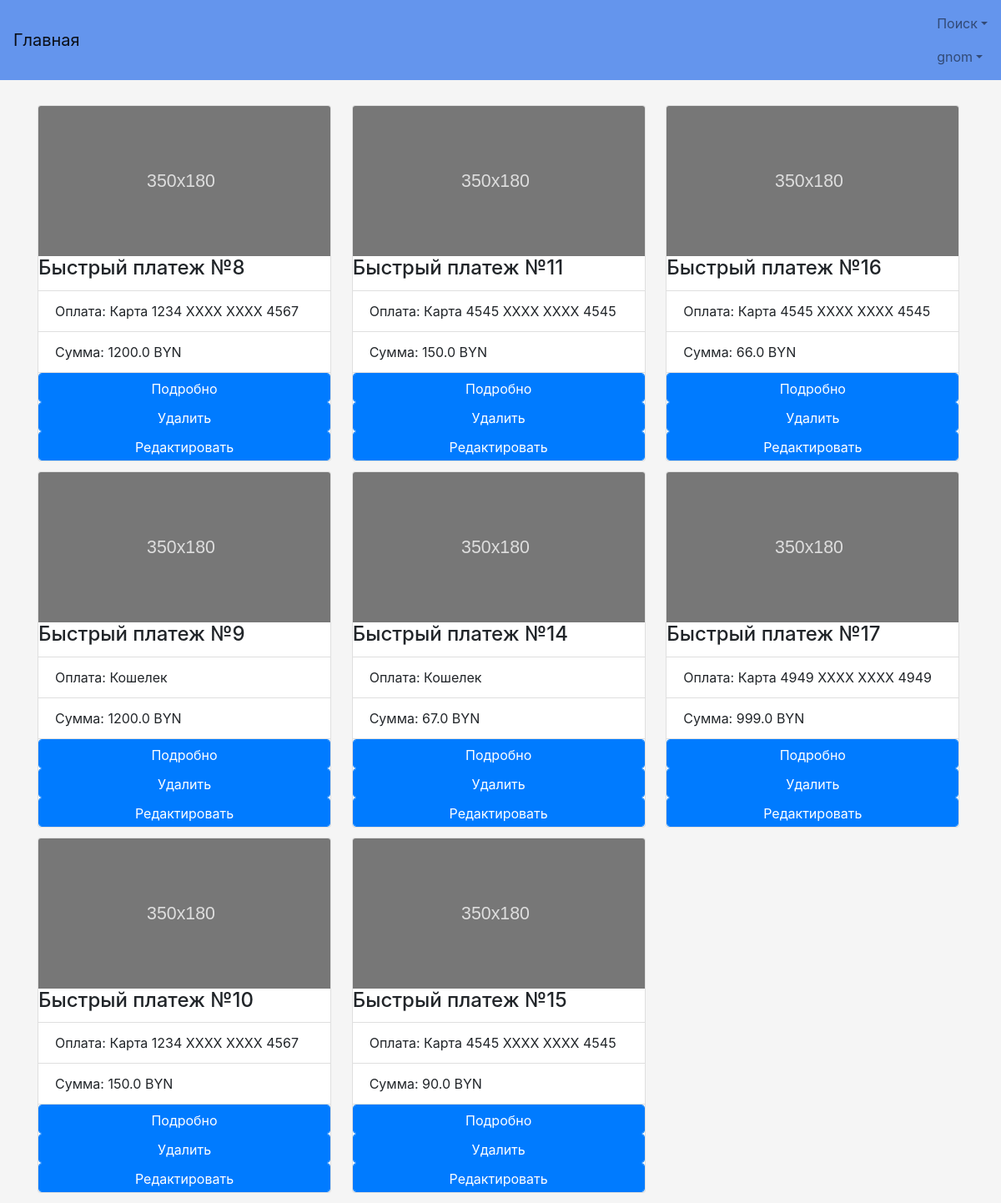
/profile/quickpayment (signed in), run on an earlier commit of the app's database.
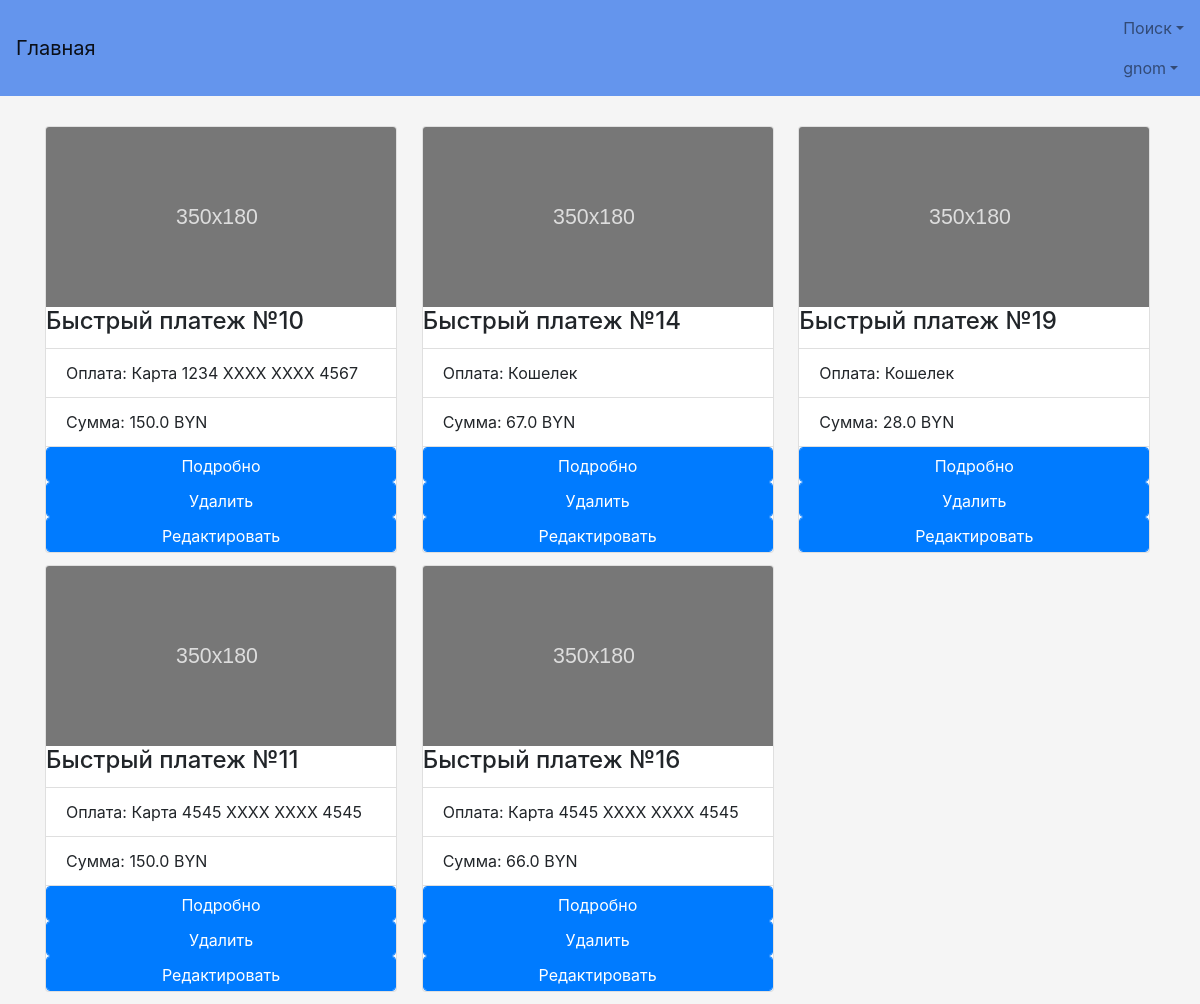
And on a later commit of the database.
### TOFI/models.py (models this page shows, shortened)
class MyUser(AbstractBaseUser):
    username = models.CharField(verbose_name='Логин', max_length=50, unique=True)
    password = models.CharField(verbose_name='Пароль', max_length=50)
    name = models.CharField(verbose_name='Имя', max_length=50)
    surname = models.CharField(verbose_name='Фамилия', max_length=50)
    last_name = models.CharField(verbose_name='Отчество', max_length=50)
    age = models.IntegerField(verbose_name='Возраст')
    passport_id = models.CharField(verbose_name='Номер паспорта', max_length=50)
    phone = models.CharField(verbose_name='Телефон', max_length=50)
    address = models.CharField(verbose_name='Адрес', max_length=50)
    email = models.CharField(verbose_name='Электронная почта', max_length=50, unique=True)
    taxpayer_account_number = models.IntegerField(verbose_name='УНН', null=True)
    license_field = models.CharField(verbose_name='Лицензия', max_length=50, null=True)
    ie = models.BooleanField(verbose_name='ИП', default=False)
    balance = models.FloatField(verbose_name='', default=0)
    user_card_id = models.ManyToManyField(UserCard, default=None)
    objects = MyUserManager()
    USERNAME_FIELD = 'username'
    REQUIRED_FIELDS = ['name', 'surname', 'last_name', 'age', 'passport_id', 'phone', 'address', 'email', 'ie']
    is_active = models.BooleanField(default=True)
    reason_block = models.CharField(max_length=100, null=True)
    is_admin = models.BooleanField(default=False)
    is_moder = models.BooleanField(default=False)
    wrong_password_number = models.IntegerField(default=0)

class QuickPayment(models.Model):
    username = models.ForeignKey(MyUser)
    rent = models.ForeignKey(DoneRent)
    user_payment = models.CharField(max_length=50, default=None)
    amount = models.FloatField(default=None)

### user_profile/views.py (the view)
# urls.py: url(r'quickpayment', views.quick_payment, name='QuickPayment'),
def quick_payment(request):
    if request.user.is_anonymous or not request.user.is_active:
        return HttpResponseRedirect("/login")
    if request.method == 'GET':
        list_payments = list()
        payments = models.QuickPayment.objects.filter(username=request.user)
        for i in payments:
            try:
                list_payments.append(i)
            except:
                continue
        context = {'payments': list_payments}
        try:
            if request.GET['type'] == 'addautopayment':
                context.update({'addautopayment': True})
            else:
                context.update({'addautopayment': False})
        except:
            context.update({'addautopayment': False})
        return render(request, 'Profile/QuickPayment.html', context)

### TOFI/templatetags/filter_extra.py (called while the page is built)
def card_num_beautify(arg):
    if type(arg) == str and not arg == 'Кошелек':
        return 'Карта ' + arg[:4] + ' XXXX XXXX ' + arg[-4:]
    else:
        return arg

### TOFI/templates/Profile/QuickPayment.html (shortened to what this page needs)
{% extends "base.html" %}
{% block content %}
    {% load filter_extra %}
    {% if payments %}
        <div class="card-columns">
            {% for i in payments %}
                <div class="card " style="max-width: 22rem;">
                    <img class="card-img-top" src="/static/img/placeholder.svg" alt="Card image cap">
                    <div class="card-block">
                        <h4 class="card-title">Быстрый платеж №{{ i.id }}</h4>
                    </div>
                    <ul class="list-group list-group-flush">
                        <li class="list-group-item">Оплата: {{ i.user_payment|card_num_beautify }}</li>
                        <li class="list-group-item">Сумма: {{ i.amount }} BYN</li>
                    </ul>
                    <div class="card-block">
                        {% if addautopayment %}
                            <button onclick="func({{ i.id }})" class="btn btn-primary btn-block">Выбрать</button>
                        {% else %}
                            <form action="payment_info/{{ i.id }}">
                                <input type="submit" class="btn btn-primary btn-block" value="Подробно">
                            </form>
                        {% endif %}
                    </div>
                    <div class="card-block">
                        <form action="delete_quick_payment/{{ i.id }}">
                            <input type="submit" class="btn btn-primary btn-block" value="Удалить">
                        </form>
                    </div>
                    <div class="card-block">
                        <form action="edit_quick_payment/{{ i.id }}">
                            <input type="submit" class="btn btn-primary btn-block" value="Редактировать">
                        </form>
                    </div>
                    </div>
                {% endfor %}
        </div>
    {% else %}
        <div class="center">Быстрых платежей нет</div>
    {% endif %}
{% endblock %}

### TOFI/templates/base.html (shortened to what this page needs)
{% load staticfiles %}
<!DOCTYPE html>
<html lang="ru">
  <head>
      <link href="https://cdnjs.cloudflare.com/ajax/libs/twitter-bootstrap/4.0.0-alpha.5/css/bootstrap.min.css"
            rel="stylesheet">
      <link href="{% static 'style.css' %}" rel="stylesheet">
      <link href="http://ajax.googleapis.com/ajax/libs/jqueryui/1.8/themes/base/jquery-ui.css" rel="stylesheet"
            type="text/css"/>
      <link href="https://cdnjs.cloudflare.com/ajax/libs/bootstrap-datepicker/1.6.4/css/bootstrap-datepicker.min.css"
            rel="stylesheet" type="text/css">
      <link href="https://cdnjs.cloudflare.com/ajax/libs/bootstrap-datetimepicker/4.17.43/css/bootstrap-datetimepicker.min.css"
            rel="stylesheet" type="text/css">
  </head>
  <body>
  <nav class="navbar navbar-light">
      <a class="navbar-brand" href="{% url 'Main' %}">Главная</a>
      <ul class="nav navbar-nav">
          {% if request.user.is_anonymous %}
              <li class="nav-item active">
                  <a class="nav-link" href="{% url 'Registration' %}">Регистрация<span class="sr-only">(current)</span></a>
              </li>
              <li class="nav-item active">
                  <a class="nav-link" href="{% url 'Login' %}">Вход<span class="sr-only">(current)</span></a>
              </li>
            {% else %}
              <li class="nav-item dropdown">
                  <a class="nav-link dropdown-toggle" href="#" id="supportedContentDropdown" data-toggle="dropdown"
                     aria-haspopup="true" aria-expanded="false">Поиск</a>
              </li>
              <li class="nav-item dropdown">
                  <a class="nav-link dropdown-toggle" href="#" id="supportedContentDropdown" data-toggle="dropdown"
                     aria-haspopup="true" aria-expanded="false">{{ request.user.username }}</a>
              </li>
          {% endif %}
      </ul>
  </nav>
  <div class="main-body">
      <div class="container">
        {% block content %}
        {% endblock %}
    </div>
  </div>
  </body>
</html>

### TOFI/static/style.css (style rules this page uses)
.height70 { height: 35px; }
a { color: darkslateblue; }
body { margin: auto; padding-bottom: 0; height: auto; background-color: whitesmoke; link: dodgerblue; }
.main-body { padding-top: 10px; padding-bottom: auto; margin-top: 20px; }
.navbar-light { background-color: cornflowerblue; }

What changed in the data, as far as the page shows it:
removed QuickPayment: id "8", user_payment|card_num_beautify "Карта 1234 XXXX XXXX 4567", amount "1200.0"
removed QuickPayment: id "9", user_payment|card_num_beautify "Кошелек", amount "1200.0"
removed QuickPayment: id "15", user_payment|card_num_beautify "Карта 4545 XXXX XXXX 4545", amount "90.0"
removed QuickPayment: id "17", user_payment|card_num_beautify "Карта 4949 XXXX XXXX 4949", amount "999.0"
added QuickPayment: id "19", user_payment|card_num_beautify "Кошелек", amount "28.0"
